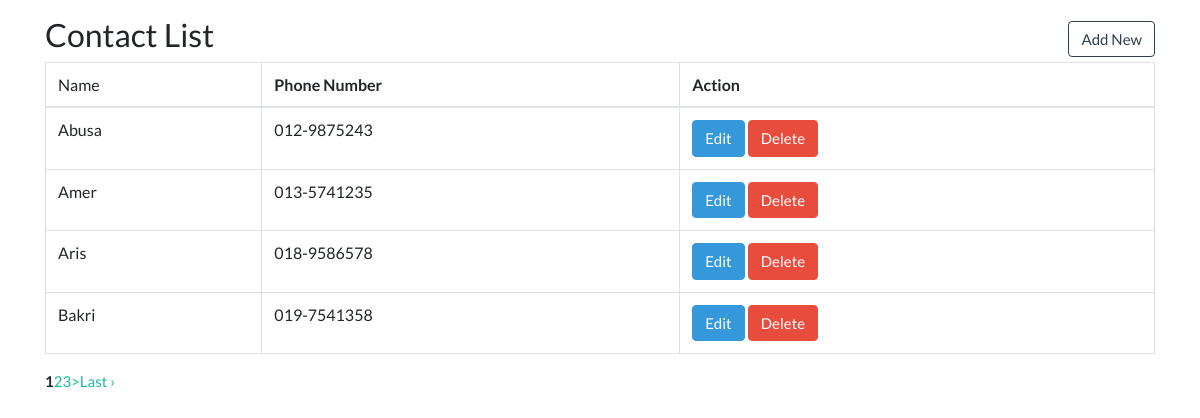
Page /contacts/index on the committed database.
### tables this page shows
CREATE TABLE `contactlist` (
  `name` varchar(25) NOT NULL,
  `phoneNumber` varchar(15) NOT NULL
);

### application/controllers/contacts.php (called while the page is built, shortened)
<?php
class contacts extends CI_Controller{
  function __construct(){
    $this->load->model('contacts_m','m');
  }
  function index($page=0){
    $this->load->library('pagination');
    $limit_per_page = 4;
    $offset = $page;
    $data['contacts'] = $this->m->getContacts($limit_per_page, $offset);
    $this->load->view('layouts/header');
    $this->load->view('contacts/index', $data);
    $this->load->view('layouts/footer');
  }
}
?>

### index.php (called while the page is built, shortened)
<?php
require_once BASEPATH.'core/CodeIgniter.php';

### application/models/contacts_m.php (called while the page is built, shortened)
<?php
class contacts_m extends CI_MODEL{
  public function getContacts($limit_per_page, $offset){
    $this->db->limit($limit_per_page);
    $this->db->offset($offset);
    $output = $this->db->get('contactlist');
    if($output->num_rows() > 0){
      return $output->result();
    }
    else{
      return false;
    }
  }
}
 ?>

### application/views/contacts/index.php (the view, shortened to what this page needs)
  <h3>Contact List</h3>
  <a href="<?php echo base_url('contacts/add'); ?>" class="btn btn-outline-primary">Add New</a>
  <table class="table table-bordered">
    <thead>
      <tr>
        <td>Name</td>
        <th>Phone Number</th>
        <th>Action</th>
      </tr>
    </thead>
    <tbody>
    <?php
      if($contacts){
        foreach ($contacts as $contact) {
    ?>
      <tr>
        <td><?php echo $contact->name; ?></td>
        <td><?php echo $contact->phoneNumber; ?></td>
        <td>
          <a href="<?php echo base_url('contacts/edit/'.$contact->name); ?>" class="btn btn-info">Edit</a>
          <a href="<?php echo base_url('contacts/delete/'.$contact->name); ?>" class="btn btn-danger" onclick="return confirm('Are you sure to delete this contact?');">Delete</a>
        </td>
      </tr>
    <?php
        }
      }
    ?>
    </tbody>
  </table>
  <p>
  <?php echo $this->pagination->create_links();?>
  </p>
</div>

### application/views/layouts/header.php (shortened to what this page needs)
<html>
<head>
  <link rel="stylesheet" href="https://bootswatch.com/4/flatly/bootstrap.min.css">
</head>
<body>
  <div class="navbar navbar-default">
    <div class="container">

### application/views/layouts/footer.php
</div>
</body>
</html>

### rows in the picture
contactlist: name "Abusa", phoneNumber "012-9875243"
contactlist: name "Amer", phoneNumber "013-5741235"
contactlist: name "Aris", phoneNumber "018-9586578"
contactlist: name "Bakri", phoneNumber "019-7541358"

### other values in the picture
$this->pagination->create_links() "1 2 3 > Last ›"
